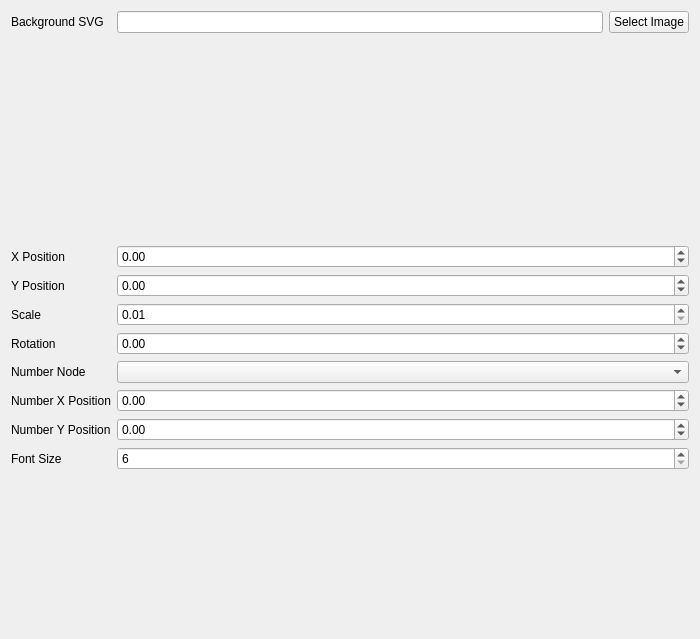
<?xml version="1.0" encoding="UTF-8"?>
<ui version="4.0">
 <class>Form</class>
 <widget class="QWidget" name="Form">
  <property name="geometry">
   <rect>
    <x>0</x>
    <y>0</y>
    <width>700</width>
    <height>639</height>
   </rect>
  </property>
  <property name="windowTitle">
   <string>Form</string>
  </property>
  <layout class="QVBoxLayout" name="verticalLayout">
   <item>
    <layout class="QFormLayout" name="formLayout_2">
     <property name="fieldGrowthPolicy">
      <enum>QFormLayout::AllNonFixedFieldsGrow</enum>
     </property>
     <item row="0" column="0">
      <widget class="QLabel" name="label">
       <property name="minimumSize">
        <size>
         <width>75</width>
         <height>0</height>
        </size>
       </property>
       <property name="text">
        <string>Background SVG</string>
       </property>
      </widget>
     </item>
     <item row="0" column="1">
      <layout class="QHBoxLayout" name="horizontalLayout">
       <item>
        <widget class="QLineEdit" name="ui_svg"/>
       </item>
       <item>
        <widget class="QPushButton" name="ui_select_image">
         <property name="text">
          <string>Select Image</string>
         </property>
        </widget>
       </item>
      </layout>
     </item>
     <item row="1" column="1">
      <layout class="QHBoxLayout" name="horizontalLayout_3">
       <item>
        <spacer name="horizontalSpacer">
         <property name="orientation">
          <enum>Qt::Horizontal</enum>
         </property>
         <property name="sizeHint" stdset="0">
          <size>
           <width>40</width>
           <height>20</height>
          </size>
         </property>
        </spacer>
       </item>
       <item>
        <widget class="SVGWidget" name="ui_svg_widget" native="true">
         <property name="sizePolicy">
          <sizepolicy hsizetype="Fixed" vsizetype="Fixed">
           <horstretch>0</horstretch>
           <verstretch>0</verstretch>
          </sizepolicy>
         </property>
         <property name="minimumSize">
          <size>
           <width>200</width>
           <height>200</height>
          </size>
         </property>
         <property name="maximumSize">
          <size>
           <width>400</width>
           <height>400</height>
          </size>
         </property>
         <property name="sizeIncrement">
          <size>
           <width>0</width>
           <height>0</height>
          </size>
         </property>
        </widget>
       </item>
       <item>
        <spacer name="horizontalSpacer_2">
         <property name="orientation">
          <enum>Qt::Horizontal</enum>
         </property>
         <property name="sizeHint" stdset="0">
          <size>
           <width>40</width>
           <height>20</height>
          </size>
         </property>
        </spacer>
       </item>
      </layout>
     </item>
     <item row="2" column="0">
      <widget class="QLabel" name="label_4">
       <property name="minimumSize">
        <size>
         <width>75</width>
         <height>0</height>
        </size>
       </property>
       <property name="text">
        <string>X Position</string>
       </property>
      </widget>
     </item>
     <item row="2" column="1">
      <widget class="QDoubleSpinBox" name="ui_x">
       <property name="minimum">
        <double>-1000.000000000000000</double>
       </property>
       <property name="maximum">
        <double>1000.000000000000000</double>
       </property>
      </widget>
     </item>
     <item row="3" column="0">
      <widget class="QLabel" name="label_5">
       <property name="minimumSize">
        <size>
         <width>75</width>
         <height>0</height>
        </size>
       </property>
       <property name="text">
        <string>Y Position</string>
       </property>
      </widget>
     </item>
     <item row="3" column="1">
      <widget class="QDoubleSpinBox" name="ui_y">
       <property name="minimum">
        <double>-1000.000000000000000</double>
       </property>
       <property name="maximum">
        <double>1000.000000000000000</double>
       </property>
      </widget>
     </item>
     <item row="4" column="0">
      <widget class="QLabel" name="label_6">
       <property name="minimumSize">
        <size>
         <width>75</width>
         <height>0</height>
        </size>
       </property>
       <property name="text">
        <string>Scale</string>
       </property>
      </widget>
     </item>
     <item row="4" column="1">
      <widget class="QDoubleSpinBox" name="ui_scale">
       <property name="minimum">
        <double>0.010000000000000</double>
       </property>
       <property name="maximum">
        <double>100.000000000000000</double>
       </property>
      </widget>
     </item>
     <item row="5" column="0">
      <widget class="QLabel" name="label_7">
       <property name="minimumSize">
        <size>
         <width>75</width>
         <height>0</height>
        </size>
       </property>
       <property name="text">
        <string>Rotation</string>
       </property>
      </widget>
     </item>
     <item row="5" column="1">
      <widget class="QDoubleSpinBox" name="ui_rotation">
       <property name="minimum">
        <double>-360.000000000000000</double>
       </property>
       <property name="maximum">
        <double>360.000000000000000</double>
       </property>
      </widget>
     </item>
     <item row="6" column="0">
      <widget class="QLabel" name="label_11">
       <property name="minimumSize">
        <size>
         <width>75</width>
         <height>0</height>
        </size>
       </property>
       <property name="text">
        <string>Number Node</string>
       </property>
      </widget>
     </item>
     <item row="6" column="1">
      <widget class="QComboBox" name="ui_icon_node_list"/>
     </item>
     <item row="7" column="0">
      <widget class="QLabel" name="label_8">
       <property name="minimumSize">
        <size>
         <width>75</width>
         <height>0</height>
        </size>
       </property>
       <property name="text">
        <string>Number X Position</string>
       </property>
      </widget>
     </item>
     <item row="7" column="1">
      <widget class="QDoubleSpinBox" name="ui_number_x">
       <property name="minimum">
        <double>-250.000000000000000</double>
       </property>
       <property name="maximum">
        <double>250.000000000000000</double>
       </property>
      </widget>
     </item>
     <item row="8" column="0">
      <widget class="QLabel" name="label_9">
       <property name="minimumSize">
        <size>
         <width>75</width>
         <height>0</height>
        </size>
       </property>
       <property name="text">
        <string>Number Y Position</string>
       </property>
      </widget>
     </item>
     <item row="8" column="1">
      <widget class="QDoubleSpinBox" name="ui_number_y">
       <property name="minimum">
        <double>-250.000000000000000</double>
       </property>
       <property name="maximum">
        <double>250.000000000000000</double>
       </property>
      </widget>
     </item>
     <item row="9" column="0">
      <widget class="QLabel" name="label_10">
       <property name="minimumSize">
        <size>
         <width>75</width>
         <height>0</height>
        </size>
       </property>
       <property name="text">
        <string>Font Size</string>
       </property>
      </widget>
     </item>
     <item row="9" column="1">
      <widget class="QSpinBox" name="ui_number_font_size">
       <property name="minimum">
        <number>6</number>
       </property>
       <property name="maximum">
        <number>72</number>
       </property>
      </widget>
     </item>
    </layout>
   </item>
  </layout>
 </widget>
 <customwidgets>
  <customwidget>
   <class>SVGWidget</class>
   <extends>QWidget</extends>
   <header>linuxnano/views/widgets/svg_widget</header>
   <container>1</container>
  </customwidget>
 </customwidgets>
 <resources/>
 <connections/>
</ui>
